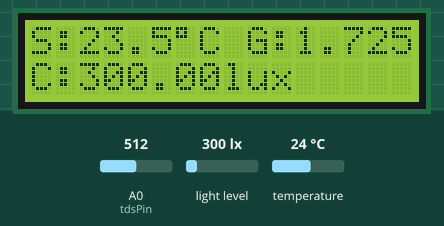
This sketch was run on a simulated ESP8266 (NodeMCU). Shown: 16×2 character LCD. Inputs (shaded band) come from the test bench; at power-on: light level 300 lx, temperature 24 °C, A0 (tdsPin) = 512. WiFi joins after 1.5 s; servers stay silent unless stated; what the sketch prints to the serial monitor is not drawn.

Above: at 6.3 s.
6.4 s: light level set to 40 lx
At 8.7 s:
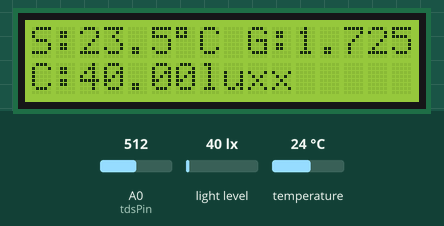
9.2 s: light level set to 5 lx
At 11.0 s:
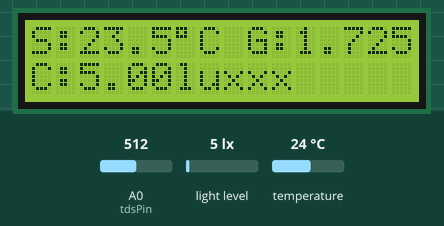
11.7 s: temperature set to 28 °C
At 13.4 s:
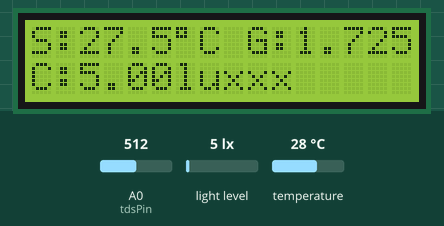
14.3 s: A0 (tdsPin) set to 716
At 16.2 s:
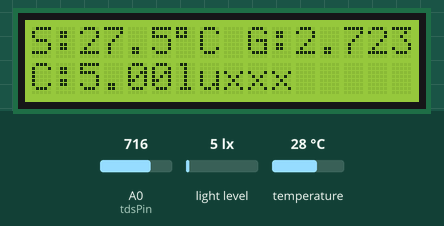
16.8 s: light level set to 650 lx
At 17.9 s:
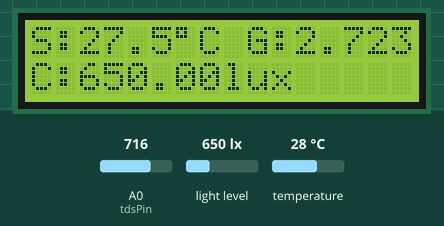
19.3 s: light level set to 5 lx
At 22.6 s:
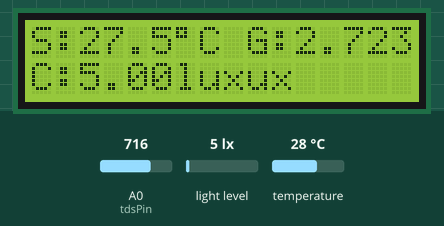
Timing chart, 0 to 23.6 s (numbered marks = the images above; inputs shaded):
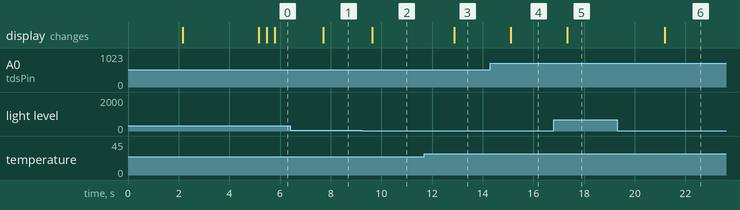

Measured:
- after the input at 6.4 s, the display: changes after 1.3 s (image 1)
- after the input at 9.2 s, the display: changes after 0.43 s (image 2)
- after the input at 11.7 s, the display: changes after 1.2 s (image 3)
- after the input at 14.3 s, the display: changes after 0.80 s (image 4)
- after the input at 16.8 s, the display: changes after 0.53 s (image 5)
- after the input at 19.3 s, the display: changes after 1.9 s (image 6)

The sketch:

jadiguysss.ino
```cpp
#include <Wire.h>
#include <LiquidCrystal_I2C.h>
#include <Adafruit_Sensor.h>
#include <DHT.h>
#include <DHT_U.h>
#include <ESP8266WiFi.h>
#include <FirebaseESP8266.h>
#include <BH1750.h>

#define DHTPIN 12 // Pin data DHT11 terhubung ke pin D2 (GPIO4)
#define DHTTYPE DHT11 // Jenis sensor DHT11
DHT_Unified dht(DHTPIN, DHTTYPE);

const int tdsPin = A0; // Pin sensor TDS terhubung ke pin A0
BH1750 lightMeter;

LiquidCrystal_I2C lcd(0x27, 16, 2); // Alamat I2C LCD, 16 karakter x 2 baris

float kalibrasiSuhu = 0.5; // Nilai kalibrasi suhu, tambahkan 0,5°C ke nilai suhu terbaca

const char* ssid = "wawan";
const char* password = "wawan011101";
#define FIREBASE_HOST "https://telur-appsin-default-rtdb.firebaseio.com/state"
#define FIREBASE_AUTH "imqitAXh16sdV0jMLuh5NPBsHpBsChuj4cKBKsUm" // Atur token autentikasi Firebase jika diperlukan
FirebaseData firebaseData;

// Nilai awal kadar garam menjadi 0
int kadarGaram_ppm = 0;

void setup() {
  Serial.begin(9600);
  lcd.begin(16, 2);  // Inisialisasi LCD
  lcd.init(); // Inisialisasi LCD
  lcd.backlight(); // Menghidupkan backlight LCD
  lcd.clear(); // Membersihkan LCD

  lcd.setCursor(0, 0);
  lcd.print("Membaca Sensor...");
  delay(2000); // Tampilkan teks "Membaca Sensor..." selama 2 detik

  lcd.clear();
  lcd.setCursor(0, 0);
  lcd.print("S:");
  lcd.setCursor(9, 0);
  lcd.print("G:");
  lcd.setCursor(0, 1);
  lcd.print("C:");

  dht.begin();
  delay(1000); // Delay 1 detik untuk stabilisasi sensor

  // Koneksi WiFi
  WiFi.begin(ssid, password);
  while (WiFi.status() != WL_CONNECTED) {
    delay(1000);
    Serial.println("Menghubungkan ke WiFi...");
  }
  Serial.println("Terhubung ke WiFi");

  // Inisialisasi Firebase
  Firebase.begin(FIREBASE_HOST, FIREBASE_AUTH);
  // Inisialisasi Wire
  Wire.begin();
  // Inisialisasi sensor BH1750
  lightMeter.begin();
}

void loop() {
  // Baca suhu dari sensor DHT11
  sensors_event_t event;
  dht.temperature().getEvent(&event);
  if (isnan(event.temperature)) {
    Serial.println("Gagal membaca suhu dari sensor DHT!");
  } else {
    // Kalibrasi suhu dengan menambahkan nilai kalibrasi
    float suhu = event.temperature - kalibrasiSuhu;

    Serial.print("Suhu: ");
    Serial.print(suhu);
    Serial.println(" *C");
    lcd.setCursor(2, 0);
    lcd.print(suhu, 1);
    lcd.print((char)223);
    lcd.print("C");

    // Kirim suhu ke Firebase
    Firebase.setFloat(firebaseData, "/state/1/suhu", suhu);

    // Cek kualitas suhu
    if (suhu >= 25 && suhu <= 30) {
      Serial.println("Kualitas Suhu: Baik");
      Firebase.setString(firebaseData, "/state/1/kualitasSuhu", "Baik");
    } else {
      Serial.println("Kualitas Suhu: Tidak Baik");
      Firebase.setString(firebaseData, "/state/1/kualitasSuhu", "Buruk");
    }
  }

  // Baca kadar garam dari sensor TDS
  int sensorValue = analogRead(tdsPin);

  // Ubah nilai ADC menjadi ppm (mg/L) menggunakan kalibrasi yang sesuai
  kadarGaram_ppm = map(sensorValue, 0, 1023, 0, 5000);

  // Konversi kadar garam dalam ppm (mg/L) menjadi gram
  float kadarGaram_gram = (kadarGaram_ppm / 1000.0) - 0.777;

  Serial.print("Kadar Garam: ");
  Serial.print(kadarGaram_gram);
  Serial.println(" gram");

  lcd.setCursor(11,0);
  lcd.print(kadarGaram_gram, 3);
  lcd.print("g");

  Firebase.setFloat(firebaseData, "/state/1/kadarGaram", kadarGaram_gram);

  if (kadarGaram_gram >= 1120) {
    Serial.println("Kualitas Kadar Garam: Baik");
    Firebase.setString(firebaseData, "/state/1/kualitasKadarGaram", "Baik");
  } else {
    Serial.println("Kualitas Kadar Garam: Tidak Baik");
    Firebase.setString(firebaseData, "/state/1/kualitasKadarGaram", "Tidak Baik");
  }

  // Baca intensitas cahaya dari sensor BH1750
  float intensitasCahaya = lightMeter.readLightLevel();

  Serial.print("Intensitas Cahaya: ");
  Serial.print(intensitasCahaya);
  Serial.println(" lux");
  lcd.setCursor(2, 1);
  lcd.print(intensitasCahaya);
  lcd.print("lux");

  Firebase.setFloat(firebaseData, "/state/1/intensitasCahaya", intensitasCahaya);

  if (intensitasCahaya >= 630 && intensitasCahaya <= 800) {
    Serial.println("Kualitas Intensitas Cahaya: Baik");
    Firebase.setString(firebaseData, "/state/1/kualitasIntensitasCahaya", "Baik");
  } else {
    Serial.println("Kualitas Intensitas Cahaya: Tidak Baik");
    Firebase.setString(firebaseData, "/state/1/kualitasIntensitasCahaya", "Tidak Baik");
  }

  delay(1000); // Ubah delay menjadi 1 detik untuk pembacaan lebih cepat
}
```
